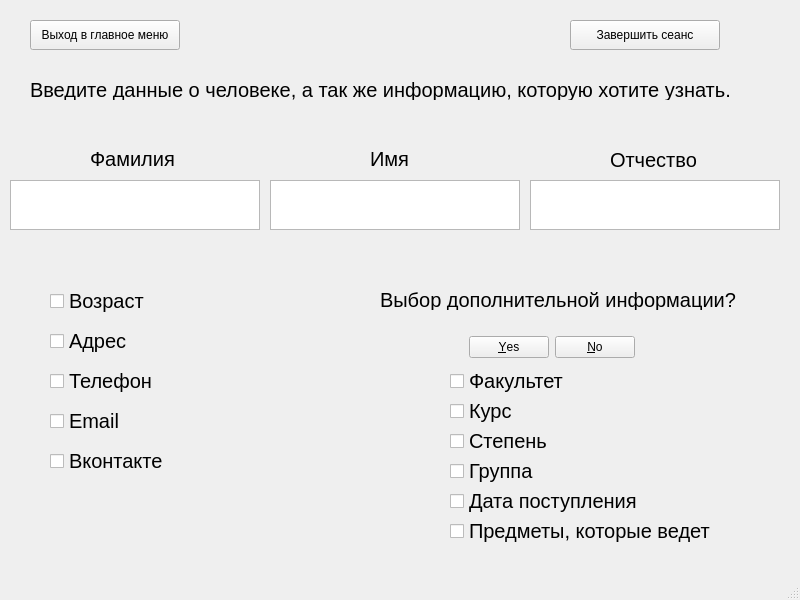
<?xml version="1.0" encoding="UTF-8"?>
<ui version="4.0">
 <class>Search_menu</class>
 <widget class="QMainWindow" name="Search_menu">
  <property name="geometry">
   <rect>
    <x>0</x>
    <y>0</y>
    <width>800</width>
    <height>600</height>
   </rect>
  </property>
  <property name="windowTitle">
   <string>MainWindow</string>
  </property>
  <widget class="QWidget" name="centralwidget">
   <widget class="QLabel" name="label">
    <property name="geometry">
     <rect>
      <x>30</x>
      <y>80</y>
      <width>741</width>
      <height>20</height>
     </rect>
    </property>
    <property name="font">
     <font>
      <pointsize>15</pointsize>
     </font>
    </property>
    <property name="text">
     <string>Введите данные о человеке, а так же информацию, которую хотите узнать.</string>
    </property>
   </widget>
   <widget class="QTextBrowser" name="textBrowser">
    <property name="geometry">
     <rect>
      <x>10</x>
      <y>180</y>
      <width>250</width>
      <height>50</height>
     </rect>
    </property>
   </widget>
   <widget class="QTextBrowser" name="textBrowser_2">
    <property name="geometry">
     <rect>
      <x>270</x>
      <y>180</y>
      <width>250</width>
      <height>50</height>
     </rect>
    </property>
   </widget>
   <widget class="QLabel" name="label_2">
    <property name="geometry">
     <rect>
      <x>90</x>
      <y>150</y>
      <width>91</width>
      <height>18</height>
     </rect>
    </property>
    <property name="font">
     <font>
      <pointsize>15</pointsize>
     </font>
    </property>
    <property name="text">
     <string>Фамилия</string>
    </property>
   </widget>
   <widget class="QLabel" name="label_3">
    <property name="geometry">
     <rect>
      <x>370</x>
      <y>150</y>
      <width>41</width>
      <height>18</height>
     </rect>
    </property>
    <property name="font">
     <font>
      <pointsize>15</pointsize>
     </font>
    </property>
    <property name="text">
     <string>Имя</string>
    </property>
   </widget>
   <widget class="QTextBrowser" name="textBrowser_3">
    <property name="geometry">
     <rect>
      <x>530</x>
      <y>180</y>
      <width>250</width>
      <height>50</height>
     </rect>
    </property>
   </widget>
   <widget class="QLabel" name="label_4">
    <property name="geometry">
     <rect>
      <x>610</x>
      <y>150</y>
      <width>91</width>
      <height>20</height>
     </rect>
    </property>
    <property name="font">
     <font>
      <pointsize>15</pointsize>
     </font>
    </property>
    <property name="text">
     <string>Отчество</string>
    </property>
   </widget>
   <widget class="QCheckBox" name="checkBox">
    <property name="geometry">
     <rect>
      <x>50</x>
      <y>290</y>
      <width>111</width>
      <height>22</height>
     </rect>
    </property>
    <property name="font">
     <font>
      <pointsize>15</pointsize>
     </font>
    </property>
    <property name="text">
     <string>Возраст</string>
    </property>
   </widget>
   <widget class="QCheckBox" name="checkBox_2">
    <property name="geometry">
     <rect>
      <x>50</x>
      <y>330</y>
      <width>88</width>
      <height>22</height>
     </rect>
    </property>
    <property name="font">
     <font>
      <pointsize>15</pointsize>
     </font>
    </property>
    <property name="text">
     <string>Адрес</string>
    </property>
   </widget>
   <widget class="QCheckBox" name="checkBox_3">
    <property name="geometry">
     <rect>
      <x>50</x>
      <y>370</y>
      <width>111</width>
      <height>22</height>
     </rect>
    </property>
    <property name="font">
     <font>
      <pointsize>15</pointsize>
     </font>
    </property>
    <property name="text">
     <string>Телефон</string>
    </property>
   </widget>
   <widget class="QCheckBox" name="checkBox_4">
    <property name="geometry">
     <rect>
      <x>50</x>
      <y>410</y>
      <width>88</width>
      <height>22</height>
     </rect>
    </property>
    <property name="font">
     <font>
      <pointsize>15</pointsize>
     </font>
    </property>
    <property name="text">
     <string>Email</string>
    </property>
   </widget>
   <widget class="QCheckBox" name="checkBox_5">
    <property name="geometry">
     <rect>
      <x>50</x>
      <y>450</y>
      <width>131</width>
      <height>22</height>
     </rect>
    </property>
    <property name="font">
     <font>
      <pointsize>15</pointsize>
     </font>
    </property>
    <property name="text">
     <string>Вконтакте</string>
    </property>
   </widget>
   <widget class="QDialogButtonBox" name="buttonBox">
    <property name="geometry">
     <rect>
      <x>460</x>
      <y>330</y>
      <width>175</width>
      <height>34</height>
     </rect>
    </property>
    <property name="standardButtons">
     <set>QDialogButtonBox::No|QDialogButtonBox::Yes</set>
    </property>
   </widget>
   <widget class="QLabel" name="label_5">
    <property name="geometry">
     <rect>
      <x>380</x>
      <y>290</y>
      <width>381</width>
      <height>20</height>
     </rect>
    </property>
    <property name="font">
     <font>
      <pointsize>15</pointsize>
     </font>
    </property>
    <property name="text">
     <string>Выбор дополнительной информации?</string>
    </property>
   </widget>
   <widget class="QCheckBox" name="checkBox_6">
    <property name="geometry">
     <rect>
      <x>450</x>
      <y>370</y>
      <width>131</width>
      <height>22</height>
     </rect>
    </property>
    <property name="font">
     <font>
      <pointsize>15</pointsize>
     </font>
    </property>
    <property name="text">
     <string>Факультет</string>
    </property>
   </widget>
   <widget class="QCheckBox" name="checkBox_7">
    <property name="geometry">
     <rect>
      <x>450</x>
      <y>400</y>
      <width>88</width>
      <height>22</height>
     </rect>
    </property>
    <property name="font">
     <font>
      <pointsize>15</pointsize>
     </font>
    </property>
    <property name="text">
     <string>Курс</string>
    </property>
   </widget>
   <widget class="QCheckBox" name="checkBox_8">
    <property name="geometry">
     <rect>
      <x>450</x>
      <y>430</y>
      <width>111</width>
      <height>22</height>
     </rect>
    </property>
    <property name="font">
     <font>
      <pointsize>15</pointsize>
     </font>
    </property>
    <property name="text">
     <string>Степень</string>
    </property>
   </widget>
   <widget class="QCheckBox" name="checkBox_9">
    <property name="geometry">
     <rect>
      <x>450</x>
      <y>460</y>
      <width>101</width>
      <height>22</height>
     </rect>
    </property>
    <property name="font">
     <font>
      <pointsize>15</pointsize>
     </font>
    </property>
    <property name="text">
     <string>Группа</string>
    </property>
   </widget>
   <widget class="QCheckBox" name="checkBox_10">
    <property name="geometry">
     <rect>
      <x>450</x>
      <y>490</y>
      <width>201</width>
      <height>22</height>
     </rect>
    </property>
    <property name="font">
     <font>
      <pointsize>15</pointsize>
     </font>
    </property>
    <property name="text">
     <string>Дата поступления</string>
    </property>
   </widget>
   <widget class="QCheckBox" name="checkBox_11">
    <property name="geometry">
     <rect>
      <x>450</x>
      <y>520</y>
      <width>281</width>
      <height>22</height>
     </rect>
    </property>
    <property name="font">
     <font>
      <pointsize>15</pointsize>
     </font>
    </property>
    <property name="text">
     <string>Предметы, которые ведет</string>
    </property>
   </widget>
   <widget class="QPushButton" name="pushButton_2">
    <property name="geometry">
     <rect>
      <x>570</x>
      <y>20</y>
      <width>150</width>
      <height>30</height>
     </rect>
    </property>
    <property name="text">
     <string>Завершить сеанс</string>
    </property>
   </widget>
   <widget class="QPushButton" name="pushButton_3">
    <property name="geometry">
     <rect>
      <x>30</x>
      <y>20</y>
      <width>150</width>
      <height>30</height>
     </rect>
    </property>
    <property name="text">
     <string>Выход в главное меню</string>
    </property>
   </widget>
  </widget>
  <widget class="QMenuBar" name="menubar">
   <property name="geometry">
    <rect>
     <x>0</x>
     <y>0</y>
     <width>800</width>
     <height>30</height>
    </rect>
   </property>
  </widget>
  <widget class="QStatusBar" name="statusbar"/>
 </widget>
 <resources/>
 <connections/>
</ui>
